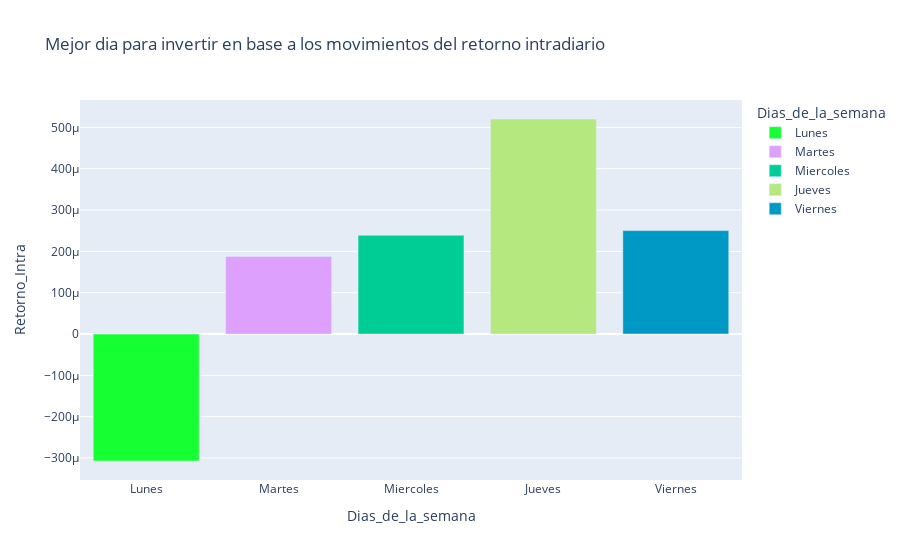

Here is the notebook cell this chart was saved with:
### Markdown cell above
Grafico movimiento entradiario

### Code cell
fig = px.bar(data_intra, x='Dias_de_la_semana', y='Retorno_Intra',
    color='Dias_de_la_semana',
    hover_name='Dias_de_la_semana', color_discrete_sequence=[
    px.colors.qualitative.Alphabet[6],px.colors.qualitative.Alphabet[11],
    px.colors.qualitative.Plotly[2],px.colors.qualitative.Plotly[7],
    px.colors.qualitative.G10[5]],
    title='Mejor dia para invertir en base a los movimientos del retorno intradiario')
fig.show()

### Figure 1 — Plotly figure (JSON) as saved in the notebook; plotly's stock layout.template omitted (floating-point values rounded to 4 significant figures)
{"data": [{"alignmentgroup": "True", "hovertemplate": "<b>%{hovertext}</b><br><br>Dias_de_la_semana=%{x}<br>Retorno_Intra=%{y}<extra></extra>", "hovertext": ["Lunes"], "legendgroup": "Lunes", "marker": {"color": "#16FF32", "pattern": {"shape": ""}}, "name": "Lunes", "offsetgroup": "Lunes", "orientation": "v", "showlegend": true, "textposition": "auto", "type": "bar", "x": ["Lunes"], "xaxis": "x", "y": [-0.0003072], "yaxis": "y"}, {"alignmentgroup": "True", "hovertemplate": "<b>%{hovertext}</b><br><br>Dias_de_la_semana=%{x}<br>Retorno_Intra=%{y}<extra></extra>", "hovertext": ["Martes"], "legendgroup": "Martes", "marker": {"color": "#DEA0FD", "pattern": {"shape": ""}}, "name": "Martes", "offsetgroup": "Martes", "orientation": "v", "showlegend": true, "textposition": "auto", "type": "bar", "x": ["Martes"], "xaxis": "x", "y": [0.0001874], "yaxis": "y"}, {"alignmentgroup": "True", "hovertemplate": "<b>%{hovertext}</b><br><br>Dias_de_la_semana=%{x}<br>Retorno_Intra=%{y}<extra></extra>", "hovertext": ["Miercoles"], "legendgroup": "Miercoles", "marker": {"color": "#00CC96", "pattern": {"shape": ""}}, "name": "Miercoles", "offsetgroup": "Miercoles", "orientation": "v", "showlegend": true, "textposition": "auto", "type": "bar", "x": ["Miercoles"], "xaxis": "x", "y": [0.000239], "yaxis": "y"}, {"alignmentgroup": "True", "hovertemplate": "<b>%{hovertext}</b><br><br>Dias_de_la_semana=%{x}<br>Retorno_Intra=%{y}<extra></extra>", "hovertext": ["Jueves"], "legendgroup": "Jueves", "marker": {"color": "#B6E880", "pattern": {"shape": ""}}, "name": "Jueves", "offsetgroup": "Jueves", "orientation": "v", "showlegend": true, "textposition": "auto", "type": "bar", "x": ["Jueves"], "xaxis": "x", "y": [0.0005203], "yaxis": "y"}, {"alignmentgroup": "True", "hovertemplate": "<b>%{hovertext}</b><br><br>Dias_de_la_semana=%{x}<br>Retorno_Intra=%{y}<extra></extra>", "hovertext": ["Viernes"], "legendgroup": "Viernes", "marker": {"color": "#0099C6", "pattern": {"shape": ""}}, "name": "Viernes", "offsetgroup": "Viernes", "orientation": "v", "showlegend": true, "textposition": "auto", "type": "bar", "x": ["Viernes"], "xaxis": "x", "y": [0.0002502], "yaxis": "y"}], "layout": {"barmode": "relative", "legend": {"title": {"text": "Dias_de_la_semana"}, "tracegroupgap": 0}, "title": {"text": "Mejor dia para invertir en base a los movimientos del retorno intradiario"}, "xaxis": {"anchor": "y", "categoryarray": ["Lunes", "Martes", "Miercoles", "Jueves", "Viernes"], "categoryorder": "array", "domain": [0, 1], "title": {"text": "Dias_de_la_semana"}}, "yaxis": {"anchor": "x", "domain": [0, 1], "title": {"text": "Retorno_Intra"}}}}
